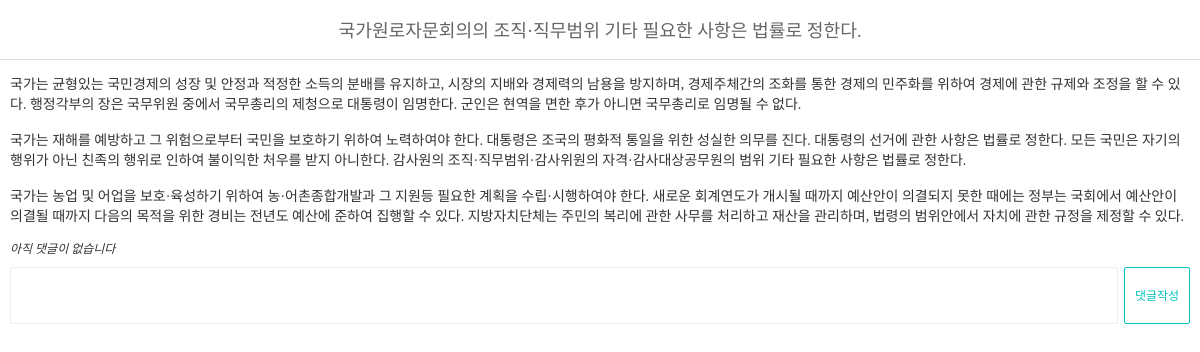
Screenshot of /posts/6/ with the database file from the repository.
### blog/models.py (models this page shows, shortened)
class Post(models.Model):
    title = models.CharField("포스트 제목", max_length=100)
    content = models.TextField("포스트 내용")
    thumbnail = models.ImageField("썸네일 이미지", upload_to="post", blank=True)

### blog/views.py (the view)
# urls.py: path("posts/<int:post_id>/", views.post_detail),
def post_detail(request, post_id):
    post = Post.objects.get(id=post_id) # id값이 URL에서 받은 post_id 값인 Post객체
    if request.method == "POST": # method가 POST일 때
        comment_content = request.POST["comment"] #textarea의 name 속성값(comment)를 가져옴
        Comment.objects.create(
            post=post, content=comment_content)
    context = {
        "post" : post
    }
    return render(request, "post_detail.html", context)

### blog/templates/post_detail.html (shortened to what this page needs)
{% load static %}
<!DOCTYPE html>
<html lang="ko">
    <head>
        <link rel="stylesheet" href="{% static 'css/style.css' %}">
    </head>
    <body>
        <div id="navbar">
            <span>{{ post.title }}</span>
        </div>
        <div id="post-detail">
            <p>{{ post.content|linebreaksbr }}</p>
            <ul class="comments">
                {% for comment in post.comment_set.all %}
                <li class="comment">
                    {{ comment.content }}
                    <button type="delete" button_size="50%">댓글삭제</button>
                </li>
                {% empty %}
                <li class="comment-empty">아직 댓글이 없습니다</li>
                {% endfor %}
            </ul>
            <form method="POST">
                <textarea name="comment"></textarea>
                <button type="submit" class="btn btn-primary">댓글작성</button>
            </form>
        </div>
    </body>
</html>

### static/css/style.css (style rules this page uses)
ul, ol { list-style: none; padding: 0; margin: 0; }
html { margin: 0; font-family: "Noto Sans KR", serif; font-weight: 300; font-size: 14px; color: #333; height: 100%; }
body { margin: 0; height: 100%; }
#navbar { position: fixed; top: 0; width: 100%; z-index: 999; display: flex; flex-direction: row; flex-wrap: nowrap; justify-content: center; align-items: center; background-color: rgba(255, 255, 255, 0.9); color: #666; font-size: 1.3rem; height: 59px; border-bottom: 1px solid #ddd; }
#navbar > span { margin-top: -2px; }
.btn { width: 66px; height: 30px; line-height: 25px; background-color: #fff; border-radius: 15px; transition-duration: 0.3s; transition-timing-function: ease; font-size: 12px; cursor: pointer; text-align: center; }
.btn-primary { border: 1px solid #00c3bd; color: #00c3bd; }
ul.comments { font-size: 12px; }
ul.comments > li.comment-empty { font-style: italic; }
#post-detail { padding: 59px 10px; }
#post-detail > form { width: 100%; margin-top: 10px; display: flex; }
#post-detail > form > textarea { border: 1px solid #eee; padding: 10px; box-sizing: border-box; resize: none; border-radius: 2px; flex-grow: 1; margin-right: 6px; }
#post-detail > form > button { height: 57px; line-height: 50px; border-radius: 2px; }

### rows the page displays
Post: title "국가원로자문회의의 조직·직무범위 기타 필요한 사항은 법률로 정한다.", content "국가는 균형있는 국민경제의 성장 및 안정과 적정한 소득의 분배를 유지하고, 시장의 지배와 경제력의 남용을 방지하며, 경제주체간의 조화를 통한 경제의 민주화를 위하여 경제에 관한 규제와 조정을 할 수 있다. 행정각부의 장은 국무위원 중에서 국무총리의 제청으로 대통령이 임명한다. 군인은 현역을 면한 후가 아니면 국무총리로 임명될 수 없다. 국가는 재해를 예방하고 그 위험으로부터 국민을 보호하기 위하여 노력하여야 한다. 대통령은 조국의 평화적 통일을 위한 성실한 의무를 진다. 대통령의 선거에 관한 사항은 법률로 정한다. 모든 국민은 자기의 행위가 아닌 친족의 행위로 인하여 불이익한 처우를 받지 아니한다. 감사원의 조직·직무범위·감사위원의 자격·감사대상공무원의 범위 기타 필요한 사항은 법률로 정한다. 국가는 농업 및 어업을 보호·육성하기 위하여 농·어촌종합개발과 그 지원등 필요한 계획을 수립·시행하여야 한다. 새로운 회계연도가 개시될 때까지 예산안이 의결되지 못한 때에는 정부는 국회에서 예산안이 의결될 때까지 다음의 목적을 위한 경비는 전년도 예산에 준하여 집행할 수 있다. 지방자치단체는 주민의 복리에 관한 사무를 처리하고 재산을 관리하며, 법령의 범위안에서 자치에 관한 규정을 제정할 수 있다."
